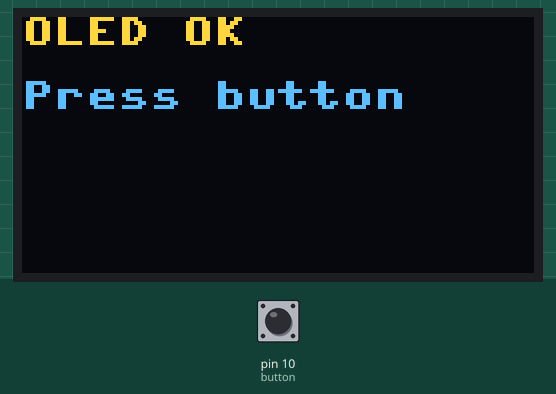
Recording of a program running on a simulated MicroPython board. Shown: 128×64 one-colour display. The test bench sets the inputs (shaded band); at power-on: pin 10 (button) HIGH. The OLED is the two-colour kind (top 16 rows yellow); library files of the repository ran but are not shown: ssd1306.py.

Above: at 1.2 s.
1.3 s: pin 10 (button) pulled LOW for 0.15 s
At 1.49 s:
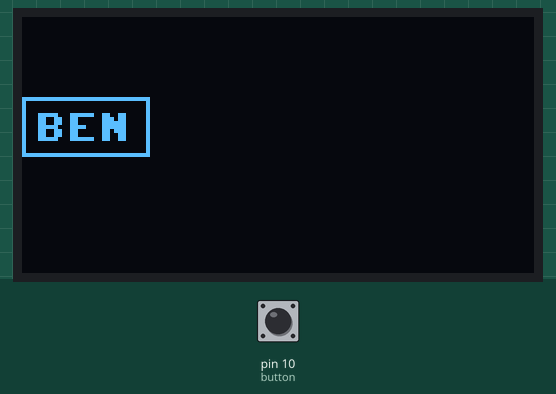
At 2.14 s:
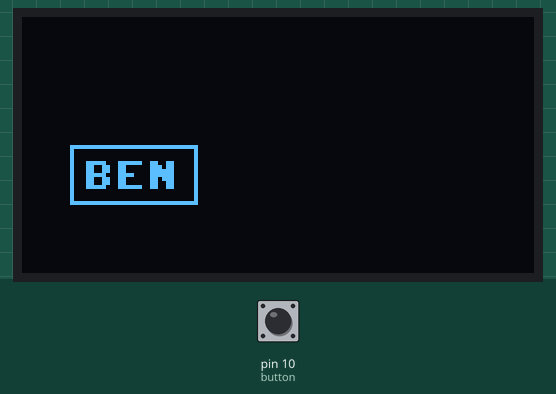
Timing chart, 0 to 4.3 s (numbered marks = the images above; inputs shaded):
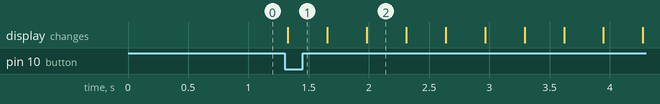

Measured:
- after the input at 1.3 s, the display: changes at once (image 1)

The program:

button-oled-test.py
```python
## A program i made to test one screen and one button in isolation.
from machine import Pin, I2C
import ssd1306
import time

# I2C OLED
i2c = I2C(0, scl=Pin(5), sda=Pin(4))
oled = ssd1306.SSD1306_I2C(128, 64, i2c)

button = Pin(10, Pin.IN, Pin.PULL_UP)

x = 0
y = 20
dx = 6
dy = 6


oled.fill(0)
oled.text("OLED OK", 0, 0)
oled.text("Press button", 0, 16)
oled.show()

while True:
    if not button.value():
        while True:

            oled.fill(0)
            oled.rect(x, y, 32, 15, 1)
            oled.text("BEN",x+3,y+4)

            x += dx
            if x > 118 - 10:
                dx = -dx
            elif x < 0:
                dx = -dx

            y += dy
            if y > 54 - 10:
                dy = -dy
            elif y < 0:
                dy = -dy


            oled.show()
            time.sleep(0.3)  # debounce
```
